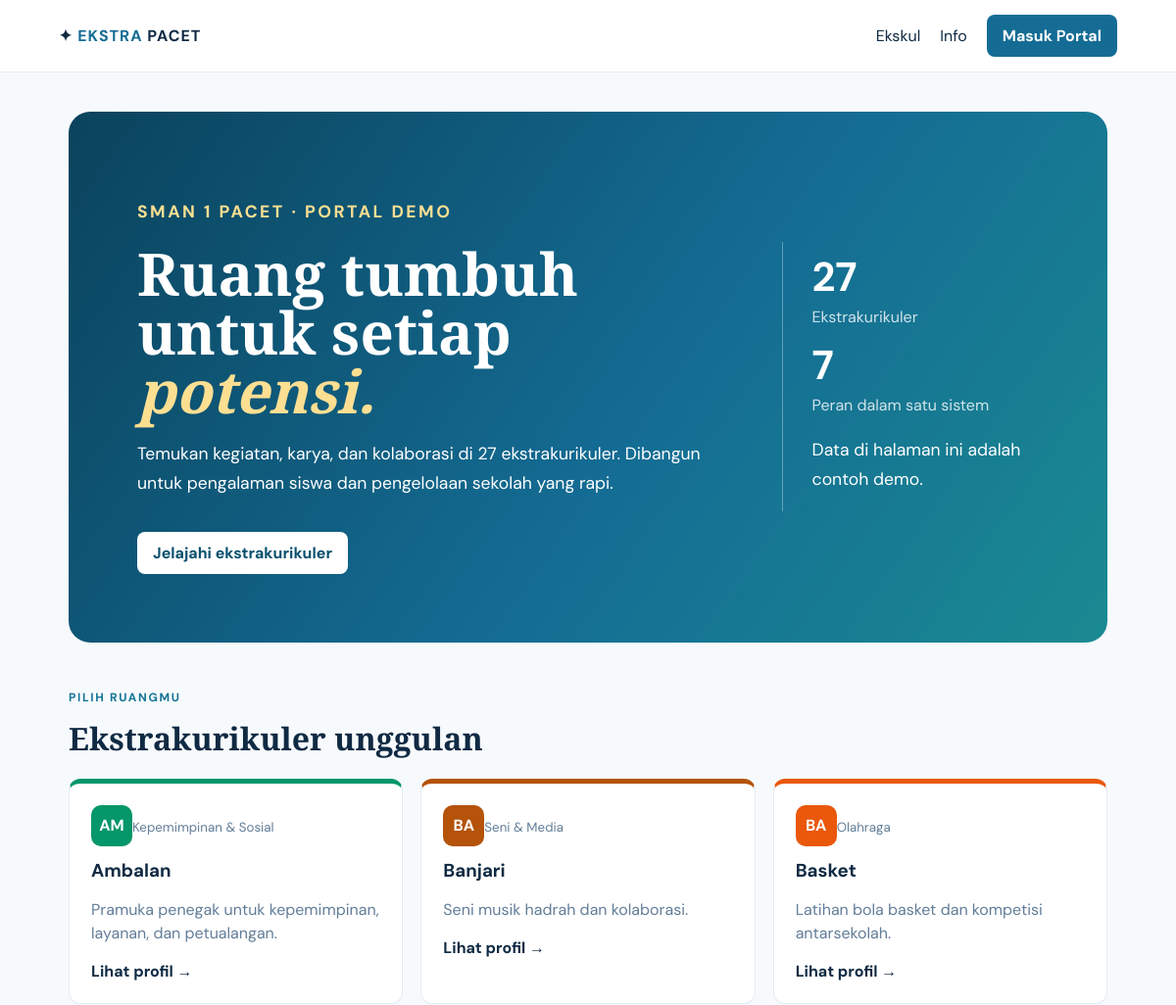
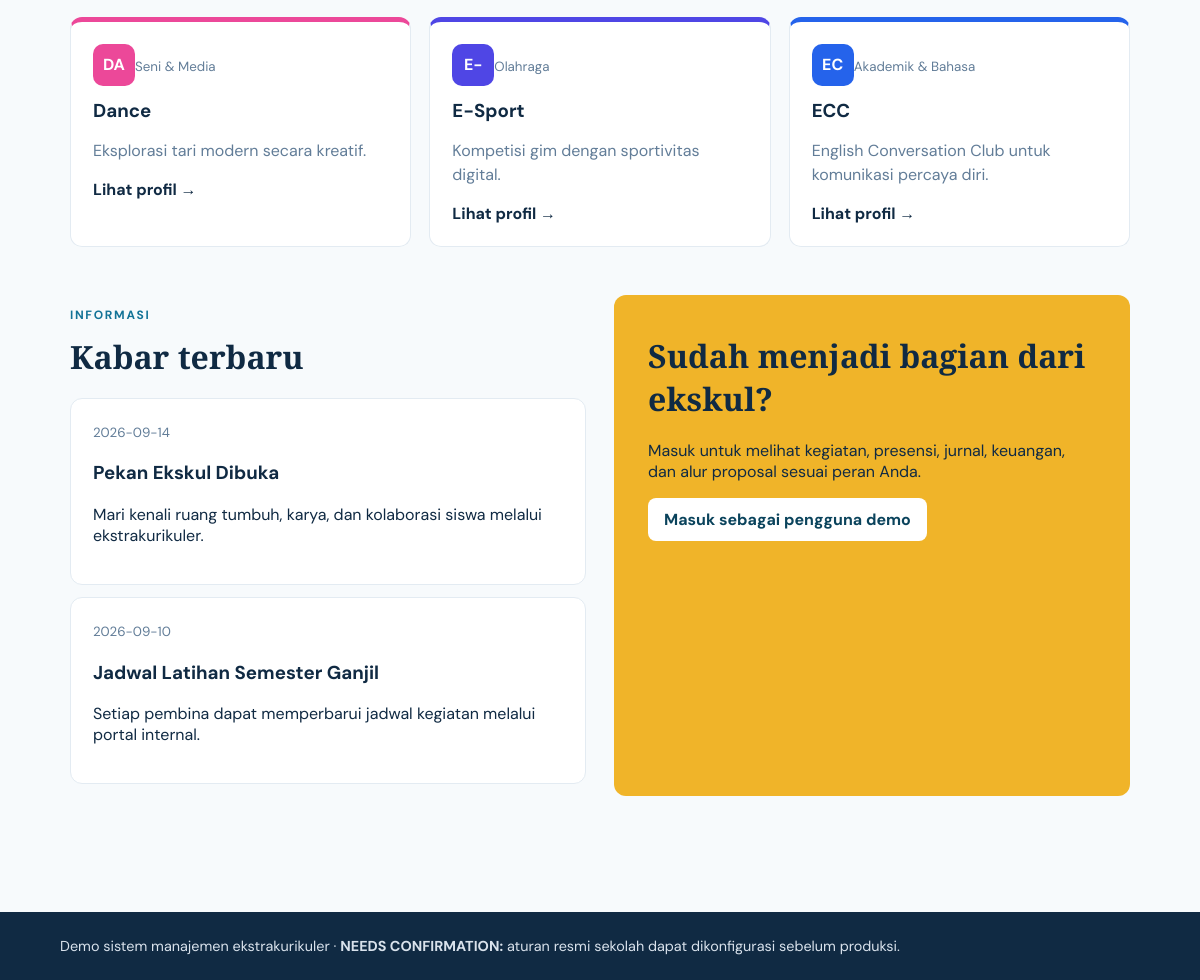
The page / on the database its author committed (2 pictures, top to bottom).
### tables this page shows
CREATE TABLE extracurriculars (id INT UNSIGNED AUTO_INCREMENT PRIMARY KEY, group_id SMALLINT UNSIGNED NOT NULL, name VARCHAR(100) NOT NULL, slug VARCHAR(110) NOT NULL UNIQUE, description TEXT NOT NULL, color VARCHAR(16) NOT NULL DEFAULT '#2563eb', FOREIGN KEY(group_id) REFERENCES extracurricular_groups(id));

CREATE TABLE extracurricular_groups (id SMALLINT UNSIGNED AUTO_INCREMENT PRIMARY KEY, name VARCHAR(80) NOT NULL);

CREATE TABLE news (id INT UNSIGNED AUTO_INCREMENT PRIMARY KEY, title VARCHAR(180) NOT NULL, excerpt TEXT NOT NULL, published_at DATE NOT NULL, is_public BOOLEAN DEFAULT 1);

### index.php (the view, shortened to what this page needs)
<?php require __DIR__.'/app/bootstrap.php';
$path=parse_url($_SERVER['REQUEST_URI'],PHP_URL_PATH);$path=rtrim($path,'/')?:'/';
try {
if($path==='/'){ $ex=q('SELECT e.*,g.name category FROM extracurriculars e JOIN extracurricular_groups g ON g.id=e.group_id ORDER BY e.name LIMIT 6')->fetchAll();$news=q('SELECT * FROM news WHERE is_public=1 ORDER BY published_at DESC LIMIT 2')->fetchAll();ob_start();?>
<section class="hero"><div><p class="eyebrow">SMAN 1 PACET · PORTAL DEMO</p><h1>Ruang tumbuh untuk setiap <em>potensi.</em></h1><p>Temukan kegiatan, karya, dan kolaborasi di 27 ekstrakurikuler. Dibangun untuk pengalaman siswa dan pengelolaan sekolah yang rapi.</p><a class="button" href="/ekstrakurikuler">Jelajahi ekstrakurikuler</a></div><aside><b>27</b><span>Ekstrakurikuler</span><b>7</b><span>Peran dalam satu sistem</span><p>Data di halaman ini adalah contoh demo.</p></aside></section><section><p class="eyebrow">PILIH RUANGMU</p><h2>Ekstrakurikuler unggulan</h2><div class="cards"><?php foreach($ex as $x):?><a class="card" style="--accent:<?=$x['color']?>" href="/ekstrakurikuler/<?=e($x['slug'])?>"><i><?=strtoupper(substr($x['name'],0,2))?></i><small><?=e($x['category'])?></small><h3><?=e($x['name'])?></h3><p><?=e($x['description'])?></p><b>Lihat profil →</b></a><?php endforeach?></div></section><section class="split"><div><p class="eyebrow">INFORMASI</p><h2>Kabar terbaru</h2><?php foreach($news as $n):?><article><small><?=e($n['published_at'])?></small><h3><?=e($n['title'])?></h3><p><?=e($n['excerpt'])?></p></article><?php endforeach?></div><div class="callout"><h2>Sudah menjadi bagian dari ekskul?</h2><p>Masuk untuk melihat kegiatan, presensi, jurnal, keuangan, dan alur proposal sesuai peran Anda.</p><a class="button light" href="/login">Masuk sebagai pengguna demo</a></div></section><?php $b=ob_get_clean();layout('Ekstra Pacet',$b);exit; }
?>
<?php
}catch(Throwable $e){http_response_code(500);layout('Terjadi kendala','<section class="pagehead"><h1>Terjadi kendala</h1><p>Periksa konfigurasi database dan coba kembali. Detail teknis tidak ditampilkan demi keamanan.</p></section>');}

### app/bootstrap.php (shortened to what this page needs)
<?php
function env(string $key,string $default=''):string{static $v=null;if($v===null){$v=is_file(__DIR__.'/../.env')?parse_ini_file(__DIR__.'/../.env',false,INI_SCANNER_RAW):[];}return (string)($v[$key]??getenv($key)?:$default);}
function db():PDO{static $pdo;if(!$pdo){$pdo=new PDO('mysql:host='.env('DB_HOST','127.0.0.1').';dbname='.env('DB_NAME','ekstra_demo').';charset=utf8mb4',env('DB_USER','root'),env('DB_PASS'),[PDO::ATTR_ERRMODE=>PDO::ERRMODE_EXCEPTION,PDO::ATTR_DEFAULT_FETCH_MODE=>PDO::FETCH_ASSOC]);}return $pdo;}
function e(?string $s):string{return htmlspecialchars((string)$s,ENT_QUOTES,'UTF-8');} function q(string $sql,array $p=[]):PDOStatement{$s=db()->prepare($sql);$s->execute($p);return $s;}
function me():?array{if(empty($_SESSION['uid']))return null;return q('SELECT u.*,r.slug role,r.name role_name FROM users u JOIN roles r ON r.id=u.role_id WHERE u.id=?',[$_SESSION['uid']])->fetch()?:null;}
function layout(string $title,string $body,bool $internal=false):void{$u=me();$f=flash();?><!doctype html><html lang="id"><head><meta charset="utf-8"><meta name="viewport" content="width=device-width,initial-scale=1"><title><?=e($title)?> · Ekstra Pacet</title><link rel="stylesheet" href="/assets/style.css"></head><body class="<?=$internal?'internal':''?>"><header><a class="brand" href="/">✦ <span>EKSTRA</span> PACET</a><nav><a href="/ekstrakurikuler">Ekskul</a><a href="/berita">Info</a><?php if($u):?><a href="/dashboard">Dashboard</a><form method="post" action="/logout" class="inline"><input type="hidden" name="csrf" value="<?=csrf()?>"><button>Keluar</button></form><?php else:?><a class="button" href="/login">Masuk Portal</a><?php endif?></nav></header><?php if($f):?><div class="flash <?=$f[1]?>"><?=e($f[0])?></div><?php endif?><main><?=$body?></main><footer>Demo sistem manajemen ekstrakurikuler · <b>NEEDS CONFIRMATION:</b> aturan resmi sekolah dapat dikonfigurasi sebelum produksi.</footer><script src="/assets/app.js"></script></body></html><?php }

### assets/style.css (style rules this page uses)
:root { --ink:#102a43;--muted:#627d98;--paper:#f7fafc;--blue:#146c94;--gold:#f0b429 }
* { box-sizing:border-box }
body { margin:0;color:var(--ink);font:16px 'DM Sans',sans-serif;background:var(--paper) }
header { height:74px;background:white;display:flex;align-items:center;justify-content:space-between;padding:0 max(5vw,24px);border-bottom:1px solid #e7edf3;position:sticky;top:0;z-index:3 }
.brand { font-weight:700;letter-spacing:1px;text-decoration:none;color:var(--ink) }
.brand span { color:var(--blue) }
nav { display:flex;gap:20px;align-items:center }
a { color:var(--blue);text-decoration:none }
nav a { color:var(--ink) }
button,.button { border:0;background:var(--blue);color:white;padding:11px 16px;border-radius:8px;font:inherit;font-weight:700;cursor:pointer }
main { max-width:1180px;margin:auto;padding:40px 5vw 68px }
.hero { min-height:465px;padding:70px;border-radius:22px;background:linear-gradient(125deg,#0a435c,#146c94 56%,#1a8a91);color:white;display:grid;grid-template-columns:1.5fr .65fr;gap:52px;align-items:center }
.hero h1,.pagehead h1,.dashhead h1 { font:700 clamp(2.3rem,5vw,4.7rem) 'Playfair Display';line-height:1;margin:12px 0 20px }
.hero em { color:#fddf92 }
.hero p { max-width:620px;font-size:1.1rem;line-height:1.7 }
.hero .button { display:inline-block;background:#fff;color:#07506e;margin-top:16px }
.hero aside { border-left:1px solid #ffffff55;padding-left:30px;display:grid;gap:3px }
.hero aside b { font-size:2.6rem;margin-top:9px }
.hero aside span { opacity:.8 }
.eyebrow { font-size:.75rem;font-weight:700;letter-spacing:.14em;color:#137397 }
.hero .eyebrow { color:#fddf92 }
section { margin-bottom:48px }
h2 { font:700 2rem 'Playfair Display';margin:5px 0 20px }
.cards { display:grid;grid-template-columns:repeat(3,1fr);gap:18px }
.card,.panel,article { background:#fff;border:1px solid #e3ebf2;border-radius:12px;padding:22px }
.card { color:var(--ink);border-top:5px solid var(--accent,#146c94);transition:.15s }
.card i,.detail i { background:var(--accent);color:#fff;display:inline-grid;place-items:center;width:42px;height:42px;border-radius:10px;font-style:normal;font-weight:700 }
.card small,article small { color:var(--muted) }
.card h3 { margin:12px 0 8px }
.card p { color:var(--muted);line-height:1.5 }
.split { display:grid;grid-template-columns:1fr 1fr;gap:28px }
.split article { margin-bottom:12px }
.callout { background:#f0b429;padding:34px;border-radius:12px }
.light { background:white;color:#0a435c;display:inline-block }
footer { background:#102a43;color:#d9e2ec;padding:25px 5vw;font-size:.9rem }

### rows shown on the page
extracurriculars: name "AM", group.name "Kepemimpinan & Sosial", name "Ambalan", description "Pramuka penegak untuk kepemimpinan, layanan, dan petualangan."
extracurriculars: name "BA", group.name "Seni & Media", name "Banjari", description "Seni musik hadrah dan kolaborasi."
extracurriculars: name "BA", group.name "Olahraga", name "Basket", description "Latihan bola basket dan kompetisi antarsekolah."
extracurriculars: name "DA", group.name "Seni & Media", name "Dance", description "Eksplorasi tari modern secara kreatif."
extracurriculars: name "E-", group.name "Olahraga", name "E-Sport", description "Kompetisi gim dengan sportivitas digital."
extracurriculars: name "EC", group.name "Akademik & Bahasa", name "ECC", description "English Conversation Club untuk komunikasi percaya diri."
news: published_at "2026-09-14", title "Pekan Ekskul Dibuka", excerpt "Mari kenali ruang tumbuh, karya, dan kolaborasi siswa melalui ekstrakurikuler."
news: published_at "2026-09-10", title "Jadwal Latihan Semester Ganjil", excerpt "Setiap pembina dapat memperbarui jadwal kegiatan melalui portal internal."
